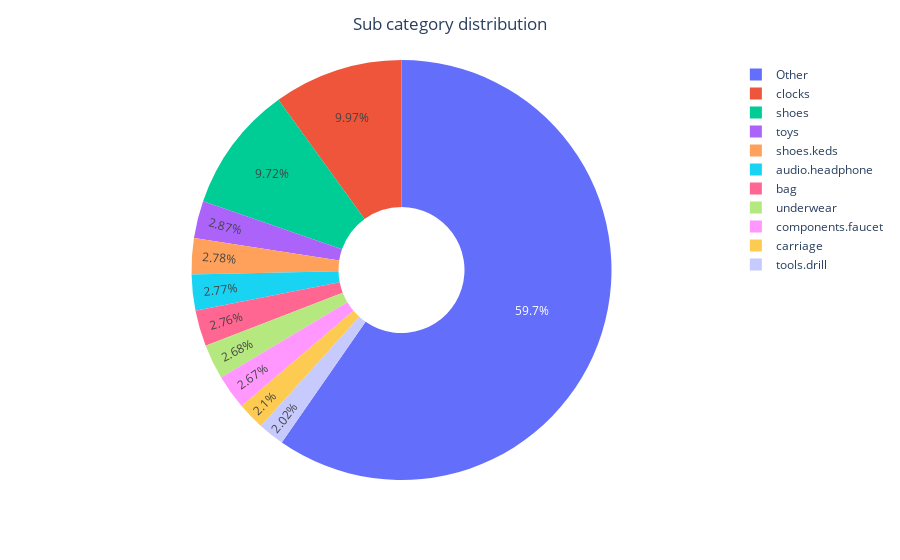

Notebook source saved alongside this figure:
### Code cell
# Nochmal die Anzahl der Null einträge plotten

# Übersicht über die Sub-Kategorien
subCat_values = data_categories.groupby('sub_category')['product_id'].nunique().sort_values(ascending=False)
subCat_names = subCat_values.index

print('Number of sub-categories: ', len(subCat_names))

# Summiere die Anzahlen der Produkte für 'Other'
other_value = subCat_values[10:].sum()

# Erstelle Arrays für die ersten 10 Subkategorien und 'Other'
subCat_names_with_other = np.append(subCat_names[:10], 'Other')
subCat_values_with_other = np.append(subCat_values[:10], other_value)

# Erstelle das Tortendiagramm mit Plotly Express
fig = px.pie(names=subCat_names_with_other, values=subCat_values_with_other, hole=0.3)
fig.update_layout({"title": {"text": "Sub category distribution", "x": 0.50}})

# Zeige das Diagramm an
fig.show()

### Figure 1 — Plotly figure (JSON) as saved in the notebook; plotly's stock layout.template omitted (floating-point values rounded to 4 significant figures)
{"data": [{"domain": {"x": [0, 1], "y": [0, 1]}, "hole": 0.3, "hovertemplate": "label=%{label}<br>value=%{value}<extra></extra>", "labels": ["clocks", "shoes", "toys", "shoes.keds", "audio.headphone", "bag", "underwear", "components.faucet", "carriage", "tools.drill", "Other"], "legendgroup": "", "name": "", "showlegend": true, "type": "pie", "values": [8246, 8044, 2377, 2297, 2292, 2284, 2220, 2206, 1739, 1675, 49349]}], "layout": {"legend": {"tracegroupgap": 0}, "margin": {"t": 60}, "title": {"text": "Sub category distribution", "x": 0.5}}}
